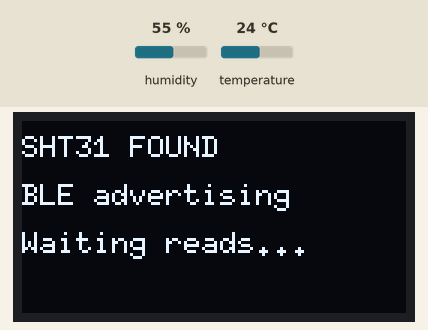
Recording of a sketch running on a simulated ESP32. On the bench: 128×64 one-colour display. The test bench sets the inputs (shaded band); at power-on: humidity 55 %, temperature 24 °C. Nothing arrives over Bluetooth unless stated; what the sketch prints to the serial monitor is not drawn.

Above: at 1.4 s.
1.5 s: humidity set to 22 %
At 2.7 s:
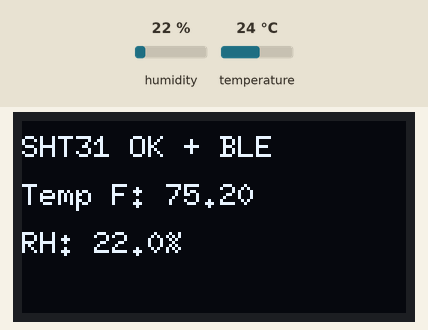
4.4 s: temperature set to 12 °C
At 7.0 s:
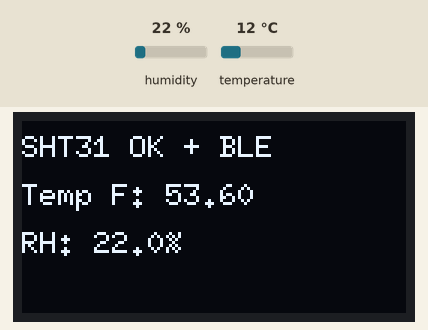
7.5 s: humidity set to 40 %
At 8.4 s:
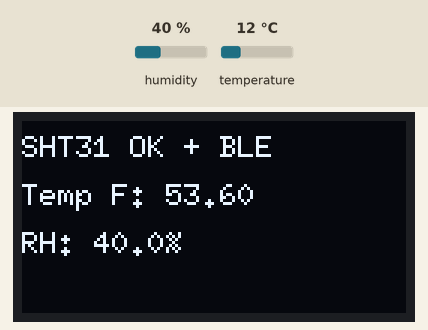
10.4 s: temperature set to 19 °C
At 12.7 s:
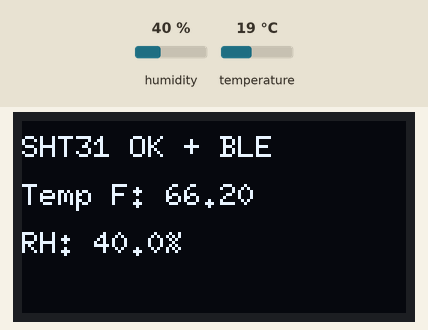
Timing chart, 0 to 14.2 s (numbered marks = the images above; inputs shaded):
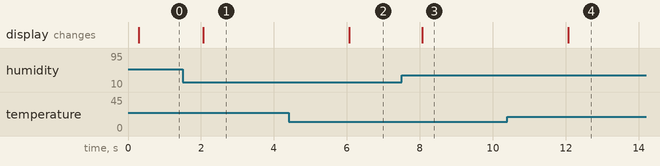

The sketch:

HeltecShtBreadboardTest.ino
```cpp
#include <Arduino.h>
#include <Wire.h>
#include <U8g2lib.h>
#include <Adafruit_SHT31.h>

#include <BLEDevice.h>
#include <BLEUtils.h>
#include <BLEAdvertising.h>

// ---------- OLED (Heltec V2) ----------
U8G2_SSD1306_128X64_NONAME_F_SW_I2C u8g2(
  U8G2_R0,
  /* clock=*/ 15,
  /* data=*/ 4,
  /* reset=*/ 16
);

// ---------- SHT31 on accessible pins ----------
static const int SHT_SDA = 33;
static const int SHT_SCL = 32;

Adafruit_SHT31 sht31;
bool shtOk = false;

BLEAdvertising* pAdvertising = nullptr;
static const uint16_t MFG_ID = 0x02E5;

void oled3(const String& a, const String& b, const String& c) {
  u8g2.clearBuffer();
  u8g2.setFont(u8g2_font_6x10_tf);
  u8g2.drawStr(0, 12, a.c_str());
  u8g2.drawStr(0, 28, b.c_str());
  u8g2.drawStr(0, 44, c.c_str());
  u8g2.sendBuffer();
}

void bleUpdateAdvert(float tF, float rh) {
  if (!pAdvertising) return;

  BLEAdvertisementData adv;
  adv.setName("WeatherNode");

  // Now advertising Fahrenheit
  String payload = "WS:T=" + String(tF, 2) + ",H=" + String(rh, 1);

  // Manufacturer data begins with 2-byte ID (little endian)
  String mfg;
  mfg += char(MFG_ID & 0xFF);
  mfg += char((MFG_ID >> 8) & 0xFF);
  mfg += payload;

  adv.setManufacturerData(mfg);

  pAdvertising->stop();
  pAdvertising->setAdvertisementData(adv);
  pAdvertising->start();
}

void setup() {
  Serial.begin(115200);
  delay(200);

  u8g2.begin();
  oled3("Booting", "OLED OK", "Init SHT31...");

  Wire.begin(SHT_SDA, SHT_SCL);
  shtOk = sht31.begin(0x44);

  BLEDevice::init("WeatherNode");
  pAdvertising = BLEDevice::getAdvertising();
  pAdvertising->setScanResponse(false);
  pAdvertising->start();

  if (!shtOk) {
    oled3("SHT31 NOT FOUND", "SDA 33  SCL 32", "VIN 3V3 GND GND");
    Serial.println("SHT31 NOT FOUND at 0x44");
  } else {
    oled3("SHT31 FOUND", "BLE advertising", "Waiting reads...");
    Serial.println("SHT31 FOUND at 0x44");
  }
}

void loop() {
  static uint32_t lastMs = 0;
  uint32_t now = millis();
  if (now - lastMs < 2000) return;
  lastMs = now;

  if (!shtOk) {
    oled3("SHT31 NOT FOUND", "Check wiring", "SDA33 SCL32");
    return;
  }

  float tC = sht31.readTemperature();
  float h  = sht31.readHumidity();

  if (isnan(tC) || isnan(h)) {
    oled3("SHT31 READ ERROR", "Check wiring", "Will retry...");
    Serial.println("SHT31 read error");
    return;
  }

  // Convert Celsius to Fahrenheit
  float tF = (tC * 9.0 / 5.0) + 32.0;

  bleUpdateAdvert(tF, h);

  oled3("SHT31 OK + BLE",
        "Temp F: " + String(tF, 2),
        "RH: " + String(h, 1) + "%");

  Serial.print("Advertising WS:T=");
  Serial.print(tF, 2);
  Serial.print(",H=");
  Serial.println(h, 1);
}
```

Measured:
- after the input at 1.5 s, the display: changes after 0.57 s (image 1)
- after the input at 4.4 s, the display: changes after 1.7 s (image 2)
- after the input at 7.5 s, the display: changes after 0.57 s (image 3)
- after the input at 10.4 s, the display: changes after 1.7 s (image 4)
